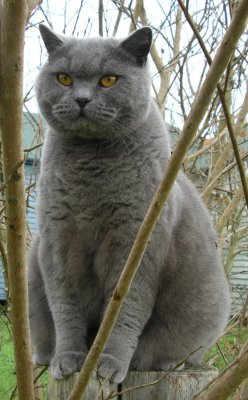
#> input picture CV/cat.jpg, 248 x 400 px
$ python numpy_mit.py   (older library calls are emulated)
#> lines starting #> are read from the running program, lines starting #| are printed output that depends on the picture
# @Time : 2018/9/29 下午9:03
# @Author : Kaishun Zhang
# @File : numpy_mit.py
# @Function:学习斯坦福大学的numpy的numpy教程 网址：http://cs231n.github.io/python-numpy-tutorial/

# 对列表进行快速排序
# params 待排序的数组
# return 排好序的数组
# [75 lines left out: functions quickSort, listPop, numpyOperate, imageOperate, disBetweenPoints, not called in this run]

# use matlibplot
def useMatlibplot():
    from scipy.misc import imread,imsave,imresize
    import matplotlib.pyplot as plt
    import numpy as np
    x = np.arange(0, 3 * np.pi, 0.1)
    y = np.sin(x)
    plt.subplot(2,2,1)  # 子图显示
    plt.plot(x, y)
    plt.subplot(2,2,2)
    plt.plot(x,y)

    img = imread('cat.jpg') # 读取图片然后进行展示
#> img is the input picture: shape (400, 248, 3); mean R, G, B 117.6, 116.7, 103.4
    plt.subplot(2,2,3)
    plt.imshow(img)

    plt.show()
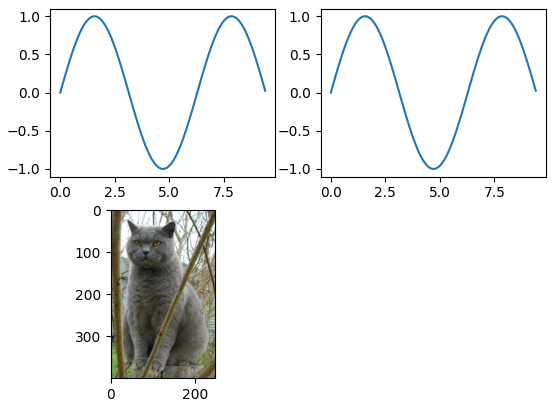
#> figure drawn by matplotlib, 3 panels; panel 1: curve peaks at x = 1.6, y = 1; panel 2: curve peaks at x = 1.6, y = 1


if __name__ == '__main__':
    # [4 lines of commented-out code are left out]
    useMatlibplot()
